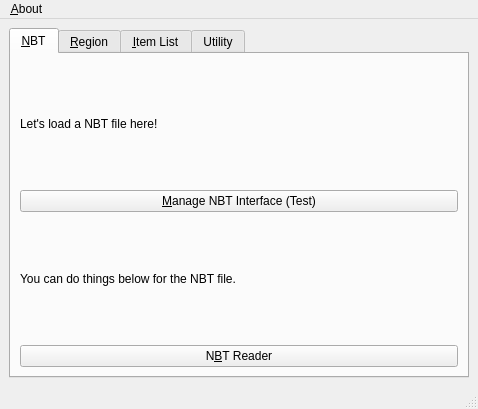
<?xml version="1.0" encoding="UTF-8"?>
<ui version="4.0">
 <class>MainWindow</class>
 <widget class="QMainWindow" name="MainWindow">
  <property name="geometry">
   <rect>
    <x>0</x>
    <y>0</y>
    <width>478</width>
    <height>409</height>
   </rect>
  </property>
  <property name="windowTitle">
   <string>Litematica reader</string>
  </property>
  <widget class="QWidget" name="centralwidget">
   <layout class="QVBoxLayout" name="verticalLayout_2">
    <item>
     <widget class="QTabWidget" name="tabWidget">
      <property name="currentIndex">
       <number>0</number>
      </property>
      <widget class="QWidget" name="tab_3">
       <attribute name="title">
        <string>&amp;NBT</string>
       </attribute>
       <layout class="QVBoxLayout" name="verticalLayout_4">
        <item>
         <layout class="QVBoxLayout" name="verticalLayout_3">
          <item>
           <widget class="QLabel" name="label_2">
            <property name="text">
             <string>Let's load a NBT file here!</string>
            </property>
           </widget>
          </item>
          <item>
           <widget class="QPushButton" name="manageBtn_2">
            <property name="text">
             <string>&amp;Manage NBT Interface (Test)</string>
            </property>
           </widget>
          </item>
          <item>
           <widget class="QLabel" name="label_3">
            <property name="text">
             <string>You can do things below for the NBT file.</string>
            </property>
           </widget>
          </item>
          <item>
           <widget class="QPushButton" name="nbtReaderBtn_2">
            <property name="text">
             <string>N&amp;BT Reader</string>
            </property>
           </widget>
          </item>
         </layout>
        </item>
       </layout>
      </widget>
      <widget class="QWidget" name="tab">
       <attribute name="title">
        <string>&amp;Region</string>
       </attribute>
       <layout class="QVBoxLayout" name="verticalLayout_8">
        <item>
         <layout class="QVBoxLayout" name="verticalLayout_6">
          <item>
           <widget class="QLabel" name="label_4">
            <property name="text">
             <string>First, you need to create a Region struct.</string>
            </property>
           </widget>
          </item>
          <item>
           <widget class="QPushButton" name="createBtn">
            <property name="text">
             <string>&amp;Create Region from NBT</string>
            </property>
           </widget>
          </item>
          <item>
           <widget class="QLabel" name="label_5">
            <property name="text">
             <string>Second, you can do lots of things with the Region.</string>
            </property>
           </widget>
          </item>
          <item>
           <widget class="QPushButton" name="mrBtn">
            <property name="text">
             <string>&amp;Manage Region</string>
            </property>
           </widget>
          </item>
          <item>
           <widget class="QPushButton" name="generateBtn">
            <property name="text">
             <string>&amp;Generate item list</string>
            </property>
           </widget>
          </item>
          <item>
           <widget class="QPushButton" name="mrBtn_2">
            <property name="text">
             <string>M&amp;odify Region</string>
            </property>
           </widget>
          </item>
          <item>
           <widget class="QPushButton" name="brBtn">
            <property name="text">
             <string>&amp;Block reader</string>
            </property>
           </widget>
          </item>
         </layout>
        </item>
       </layout>
      </widget>
      <widget class="QWidget" name="tab_2">
       <attribute name="title">
        <string>&amp;Item List</string>
       </attribute>
       <layout class="QVBoxLayout" name="verticalLayout_10">
        <item>
         <layout class="QVBoxLayout" name="verticalLayout_9">
          <item>
           <widget class="QPushButton" name="ilReaderBtn">
            <property name="text">
             <string>I&amp;tem list reader and modifier</string>
            </property>
           </widget>
          </item>
          <item>
           <widget class="QPushButton" name="recipeCombineBtn">
            <property name="text">
             <string>R&amp;ecipe combiner</string>
            </property>
           </widget>
          </item>
         </layout>
        </item>
       </layout>
      </widget>
      <widget class="QWidget" name="tab_4">
       <attribute name="title">
        <string>Utility</string>
       </attribute>
       <layout class="QVBoxLayout" name="verticalLayout_5">
        <item>
         <layout class="QVBoxLayout" name="verticalLayout">
          <item>
           <widget class="QPushButton" name="configBtn">
            <property name="text">
             <string>&amp;Config Setting</string>
            </property>
           </widget>
          </item>
          <item>
           <widget class="QPushButton" name="recipeBtn">
            <property name="text">
             <string>Show Recipe</string>
            </property>
           </widget>
          </item>
          <item>
           <widget class="QPushButton" name="trBtn">
            <property name="text">
             <string>Block and Translation</string>
            </property>
           </widget>
          </item>
          <item>
           <widget class="QPushButton" name="addBtn">
            <property name="text">
             <string>Add Translation</string>
            </property>
           </widget>
          </item>
          <item>
           <widget class="QPushButton" name="loadBtn">
            <property name="text">
             <string>&amp;Load Jar File for Resources</string>
            </property>
           </widget>
          </item>
         </layout>
        </item>
       </layout>
      </widget>
     </widget>
    </item>
   </layout>
  </widget>
  <widget class="QMenuBar" name="menubar">
   <property name="geometry">
    <rect>
     <x>0</x>
     <y>0</y>
     <width>478</width>
     <height>31</height>
    </rect>
   </property>
   <widget class="QMenu" name="menu_About">
    <property name="title">
     <string>&amp;About</string>
    </property>
    <addaction name="action_about"/>
   </widget>
   <addaction name="menu_About"/>
  </widget>
  <widget class="QStatusBar" name="statusbar"/>
  <action name="action_about">
   <property name="text">
    <string>&amp;About</string>
   </property>
  </action>
 </widget>
 <resources/>
 <connections/>
</ui>
